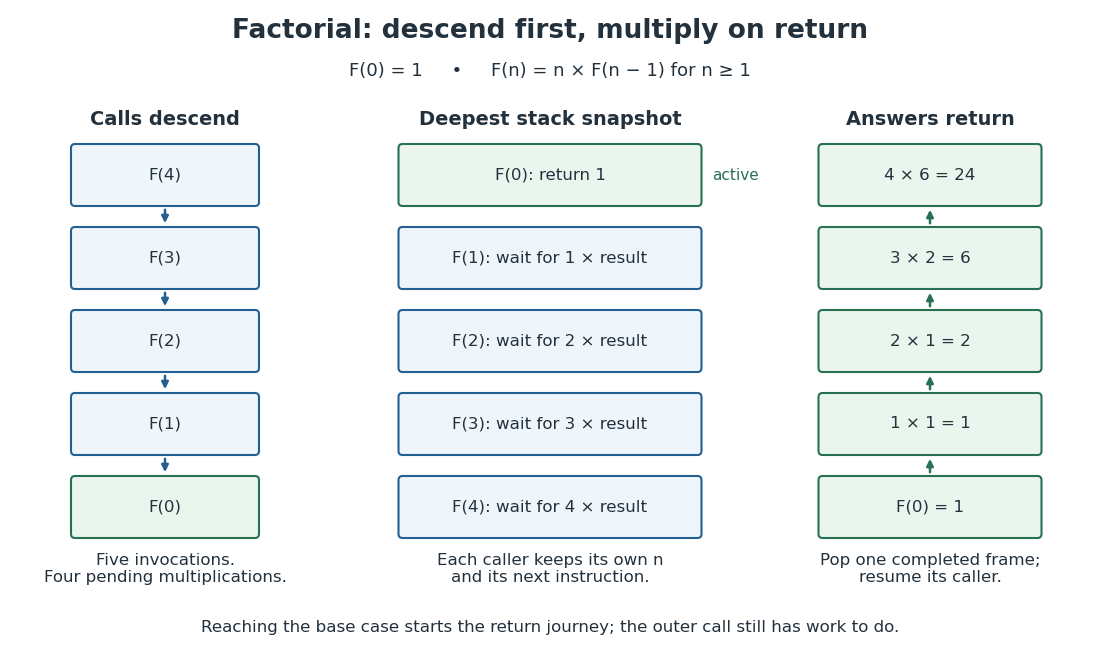

Recreate this plot in Python.
"""Draw an original factorial trace; write the matching PNG in the CWD.

Tested with Python 3.14, matplotlib 3.10.7 (no optional dependencies).
"""
from pathlib import Path

import matplotlib.pyplot as plt
from matplotlib.patches import FancyBboxPatch


BLUE = '#235f91'
GREEN = '#287052'
INK = '#23313d'


def box(ax, x, y, width, text, color=BLUE, face='#eef5fb'):
    ax.add_patch(FancyBboxPatch((x - width / 2, y - 0.27), width, 0.54,
                              boxstyle='round,pad=0.04', edgecolor=color,
                              facecolor=face, linewidth=1.5))
    ax.text(x, y, text, ha='center', va='center', fontsize=12, color=INK)


def main():
    fig, ax = plt.subplots(figsize=(11, 6.6), dpi=100, facecolor='white')
    fig.subplots_adjust(left=0, right=1, bottom=0, top=1)
    ax.set(xlim=(0, 11), ylim=(0, 6.6))
    ax.axis('off')
    ax.text(5.5, 6.22, 'Factorial: descend first, multiply on return',
            ha='center', fontsize=19, weight='bold', color=INK)
    ax.text(5.5, 5.84, 'F(0) = 1     •     F(n) = n × F(n − 1) for n ≥ 1',
            ha='center', fontsize=13, color=INK)
    for x, label in [(1.65, 'Calls descend'), (5.5, 'Deepest stack snapshot'),
                     (9.3, 'Answers return')]:
        ax.text(x, 5.35, label, ha='center', fontsize=14, weight='bold', color=INK)
    levels = [4.85, 4.02, 3.19, 2.36, 1.53]
    for i, n in enumerate(range(4, -1, -1)):
        color = GREEN if n == 0 else BLUE
        face = '#eaf5ed' if n == 0 else '#eef5fb'
        box(ax, 1.65, levels[i], 1.8, f'F({n})', color, face)
        if i < 4:
            ax.annotate('', xy=(1.65, levels[i + 1] + 0.32),
                        xytext=(1.65, levels[i] - 0.32),
                        arrowprops={'arrowstyle': '-|>', 'color': BLUE, 'lw': 1.8})
    frames = ['F(0): return 1', 'F(1): wait for 1 × result',
              'F(2): wait for 2 × result', 'F(3): wait for 3 × result',
              'F(4): wait for 4 × result']
    for i, text in enumerate(frames):
        box(ax, 5.5, levels[i], 2.95, text,
            GREEN if i == 0 else BLUE, '#eaf5ed' if i == 0 else '#eef5fb')
    ax.text(7.12, 4.85, 'active', ha='left', va='center', fontsize=11, color=GREEN)
    ax.text(5.5, 0.91, 'Each caller keeps its own n\nand its next instruction.',
            ha='center', va='center', fontsize=12, color=INK)
    results = ['4 × 6 = 24', '3 × 2 = 6', '2 × 1 = 2', '1 × 1 = 1', 'F(0) = 1']
    for i, label in enumerate(results):
        box(ax, 9.3, levels[i], 2.15, label, GREEN, '#eaf5ed')
        if i < 4:
            ax.annotate('', xy=(9.3, levels[i] - 0.32),
                        xytext=(9.3, levels[i + 1] + 0.32),
                        arrowprops={'arrowstyle': '-|>', 'color': GREEN, 'lw': 1.8})
    ax.text(1.65, 0.91, 'Five invocations.\nFour pending multiplications.',
            ha='center', va='center', fontsize=12, color=INK)
    ax.text(9.3, 0.91, 'Pop one completed frame;\nresume its caller.',
            ha='center', va='center', fontsize=12, color=INK)
    ax.text(5.5, 0.28, 'Reaching the base case starts the return journey; the outer call still has work to do.',
            ha='center', fontsize=12, color=INK)
    fig.savefig(Path(__file__).stem + '.png', facecolor='white', transparent=False)
    plt.close(fig)


if __name__ == '__main__':
    main()
